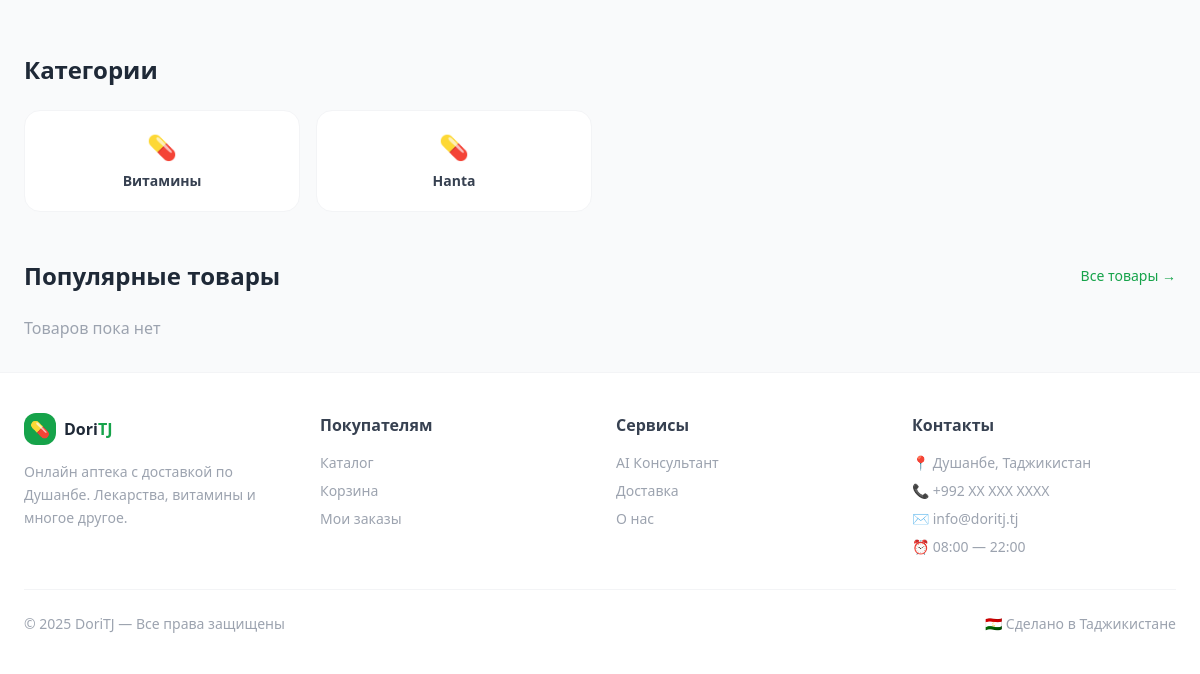
Page / (signed in, lower part) on the earlier database version.
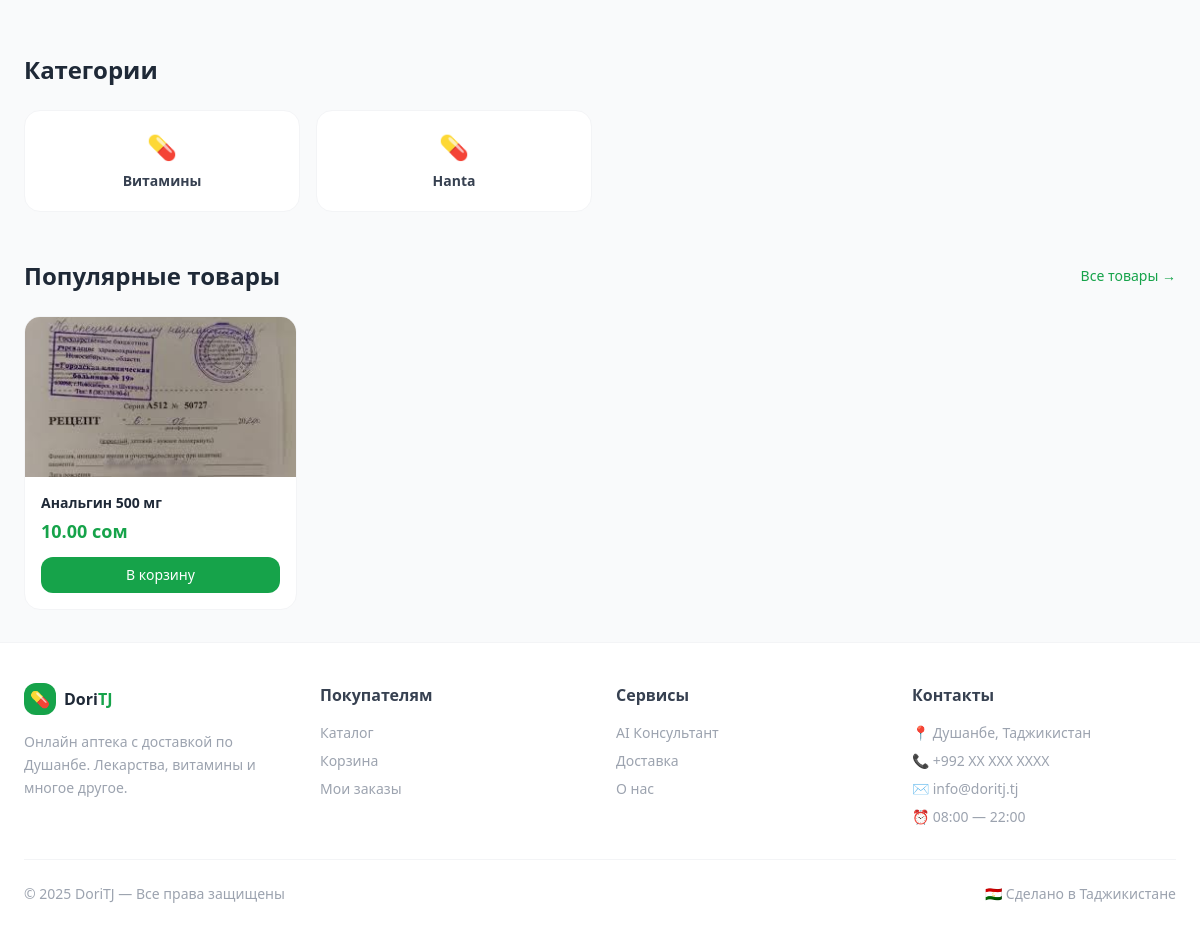
Same page on the later database version.
### products/models.py (models this page shows, shortened)
class Category(models.Model):
    name = models.CharField(max_length=255)
    slug = models.SlugField(unique=True)
    icon = models.ImageField(upload_to='icons/', null=True, blank=True)
    is_deleted = models.BooleanField(default=False)

class Product(models.Model):
    category = models.ForeignKey(Category, on_delete=models.CASCADE)
    manufacturer = models.ForeignKey(Manufacturer, on_delete=models.SET_NULL, null=True)
    name = models.CharField(max_length=200)
    description = models.TextField(blank=True)
    price = models.DecimalField(max_digits=10, decimal_places=2)
    stock = models.PositiveIntegerField(default=0)
    image = models.ImageField(upload_to='products/', blank=True, null=True)
    is_prescription = models.BooleanField(default=False)
    active_substance = models.CharField(max_length=200, blank=True)
    created_at = models.DateTimeField(auto_now_add=True)
    is_deleted = models.BooleanField(default=False)

### products/views.py (the view)
# urls.py: path('', views.home, name='home'),
def home(request):
    categories = Category.objects.all()
    popular = Product.objects.filter(stock__gt=0, is_deleted=False).order_by('-id')[:8]
    advantages = [
        {"icon": "🚚", "title": "Быстрая доставка", "desc": "За 2 часа по Душанбе"},
        {"icon": "🤖", "title": "AI Консультант", "desc": "Подберём лекарство по симптомам"},
        {"icon": "💰", "title": "Выгодные цены", "desc": "Лучшие цены в городе"},
        {"icon": "🔒", "title": "Безопасно", "desc": "Только сертифицированные препараты"},
    ]
    return render(request, 'home.html', {
        'categories': categories,
        'popular': popular,
        'advantages': advantages
    })

### accounts/backend.py (called while the page is built)
    def get_user(self, user_id):
        try:
            return User.objects.get(pk=user_id)
        except User.DoesNotExist:
            return None

### templates/home.html (shortened to what this page needs)
{% extends 'base.html' %}
{% block content %}
{% if user.is_authenticated %}
<div class="mb-12">
    <h2 class="text-2xl font-bold text-gray-800 mb-6">Категории</h2>
    <div class="grid grid-cols-2 md:grid-cols-4 gap-4">
        {% for cat in categories %}
        <a href="/catalog/?category={{ cat.slug }}"
           class="bg-white border border-gray-100 rounded-2xl p-5 text-center hover:border-green-400 hover:shadow-md transition group">
            <div class="text-2xl mb-2">💊</div>
            <p class="font-semibold text-gray-700 group-hover:text-green-600 transition text-sm">{{ cat.name }}</p>
        </a>
        {% empty %}
        <p class="text-gray-400">Категорий нет</p>
        {% endfor %}
    </div>
</div>
<div>
    <div class="flex items-center justify-between mb-6">
        <h2 class="text-2xl font-bold text-gray-800">Популярные товары</h2>
        <a href="/catalog/" class="text-green-600 text-sm font-medium hover:underline">Все товары →</a>
    </div>
    <div class="grid grid-cols-2 md:grid-cols-4 gap-5">
        {% for product in popular %}
        <div class="bg-white rounded-2xl border border-gray-100 overflow-hidden hover:shadow-lg transition group">
            {% if product.image %}
                <img src="{{ product.image.url }}" alt="{{ product.name }}" class="w-full h-40 object-cover group-hover:scale-105 transition duration-300">
            {% else %}
                <div class="w-full h-40 bg-green-50 flex items-center justify-center text-5xl">💊</div>
            {% endif %}
            <div class="p-4">
                <p class="font-semibold text-gray-800 text-sm mb-1 truncate">{{ product.name }}</p>
                <p class="text-green-600 font-bold text-lg mb-3">{{ product.price }} сом</p>
                <a href="/orders/cart/add/{{ product.pk }}/"
                   class="block w-full text-center bg-green-600 text-white text-sm py-2 rounded-xl hover:bg-green-700 transition">
                    В корзину
                </a>
            </div>
        </div>
        {% empty %}
        <p class="text-gray-400 col-span-4">Товаров пока нет</p>
        {% endfor %}
    </div>
</div>
{% endif %}
{% endblock %}

Differences in the rows shown:
added Product: image (picture), name "Анальгин 500 мг", price "10.00"
Other differences:
text no longer shown: "Товаров пока нет"
